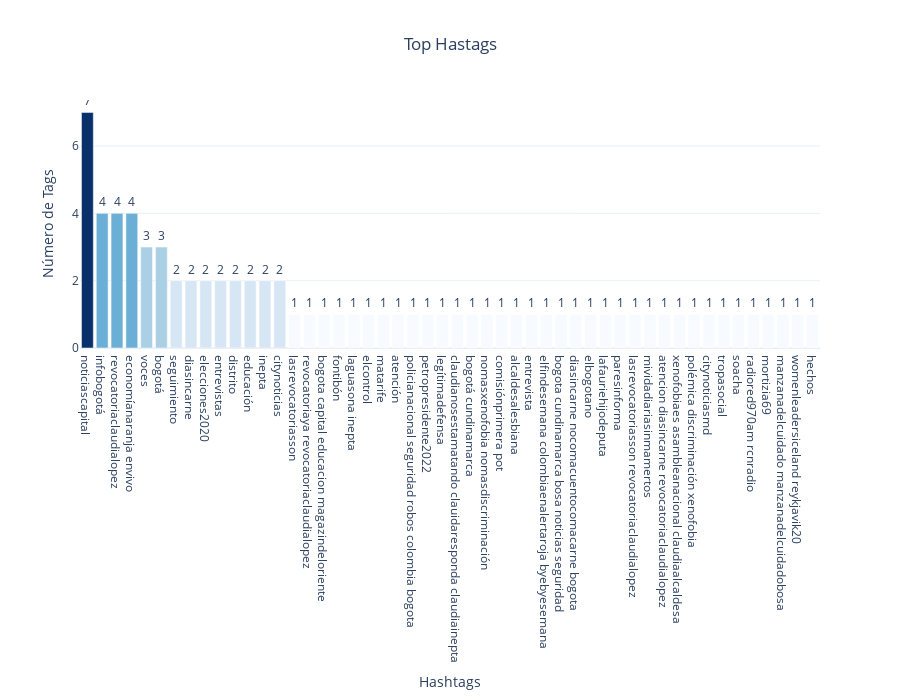

Here is the notebook cell this chart was saved with:
### Code cell
fig = go.Figure(go.Bar(
    x=top_hash_df['word'],y=top_hash_df['count'],
    marker={'color': top_hash_df['count'], 
    'colorscale': 'blues'},  
    text=top_hash_df['count'],
    textposition = "outside",

))

fig.update_layout(title_text='Top Hastags',xaxis_title="Hashtags",
                  yaxis_title="Número de Tags ",template="plotly_white",height=700,title_x=0.5)
fig.show()

### Figure 1 — Plotly figure (JSON) as saved in the notebook; plotly's stock layout.template omitted (floating-point values rounded to 4 significant figures)
{"data": [{"marker": {"color": [7, 4, 4, 4, 3, 3, 2, 2, 2, 2, 2, 2, 2, 2, 1, 1, 1, 1, 1, 1, 1, 1, 1, 1, 1, 1, 1, 1, 1, 1, 1, 1, 1, 1, 1, 1, 1, 1, 1, 1, 1, 1, 1, 1, 1, 1, 1, 1, 1, 1], "colorscale": [[0, "rgb(247,251,255)"], [0.125, "rgb(222,235,247)"], [0.25, "rgb(198,219,239)"], [0.375, "rgb(158,202,225)"], [0.5, "rgb(107,174,214)"], [0.625, "rgb(66,146,198)"], [0.75, "rgb(33,113,181)"], [0.875, "rgb(8,81,156)"], [1, "rgb(8,48,107)"]]}, "text": [7, 4, 4, 4, 3, 3, 2, 2, 2, 2, 2, 2, 2, 2, 1, 1, 1, 1, 1, 1, 1, 1, 1, 1, 1, 1, 1, 1, 1, 1, 1, 1, 1, 1, 1, 1, 1, 1, 1, 1, 1, 1, 1, 1, 1, 1, 1, 1, 1, 1], "textposition": "outside", "type": "bar", "x": ["noticiascapital", "infobogotá", "revocatoriaclaudialopez", "economíanaranja envivo", "voces", "bogotá", "seguimiento", "diasincarne", "elecciones2020", "entrevistas", "distrito", "educación", "inepta", "citynoticias", "lasrevocatoriasson", "revocatoriaya revocatoriaclaudialopez", "bogota capital educacion magazindeloriente", "fontibón", "laguasona inepta", "elcontrol", "matarife", "atención", "policianacional seguridad robos colombia bogota", "petropresidente2022", "legítimadefensa", "claudianosestamatando clauidaresponda claudiainepta", "bogotá cundinamarca", "nomasxenofobia nomasdiscriminación", "comisiónprimera pot", "alcaldesalesbiana", "entrevista", "elfindesemana colombiaenalertaroja byebyesemana", "bogota cundinamarca bosa noticias seguridad", "diasincarne nocomacuentocomacarne bogota", "elbogotano", "lafauriehijodeputa", "paresinforma", "lasrevocatoriasson revocatoriaclaudialopez", "mividadiariasinmamertos", "atencion diasincarne revocatoriaclaudialopez", "xenofobiaes asambleanacional claudiaalcaldesa", "polémica discriminación xenofobia", "citynoticiasmd", "tropasocial", "soacha", "radiored970am rcnradio", "mortizia69", "manzanadelcuidado manzanadelcuidadobosa", "womenleadersiceland reykjavik20", "hechos"], "y": [7, 4, 4, 4, 3, 3, 2, 2, 2, 2, 2, 2, 2, 2, 1, 1, 1, 1, 1, 1, 1, 1, 1, 1, 1, 1, 1, 1, 1, 1, 1, 1, 1, 1, 1, 1, 1, 1, 1, 1, 1, 1, 1, 1, 1, 1, 1, 1, 1, 1]}], "layout": {"height": 700, "title": {"text": "Top Hastags", "x": 0.5}, "xaxis": {"title": {"text": "Hashtags"}}, "yaxis": {"title": {"text": "Número de Tags "}}}}
